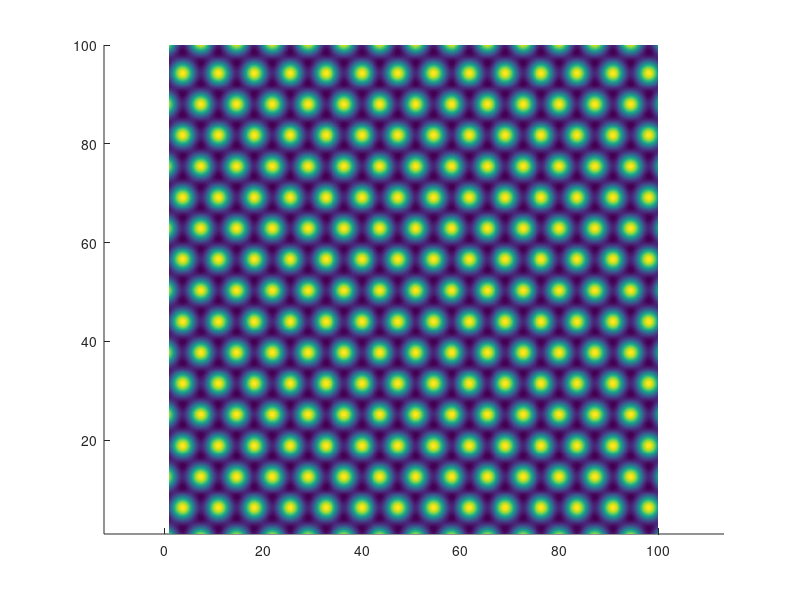

This chart was generated by the following MATLAB code:
function tri_lattice
x = 1:0.1:100;
y = x;
[X,Y] = meshgrid(x,y);
% generate the model points to map onto
R = 1;
N = 6;
theta_avg = 0;
ang = 360/N;
for i = 1:N
    mdl_pt(N+1-i,1) = R*cosd((i-1)*ang + theta_avg); 
    mdl_pt(N+1-i,2) = R*sind((i-1)*ang + theta_avg);
end
z = 0;
A(1) = 3; A(2) = 3; A(3) = 3;
for i = 1:3
    z = z + A(i)*cos(mdl_pt(i,2)*X + mdl_pt(i,1)*Y); 
end
figure; 
surface(X,Y,z);
shading flat; axis equal
end